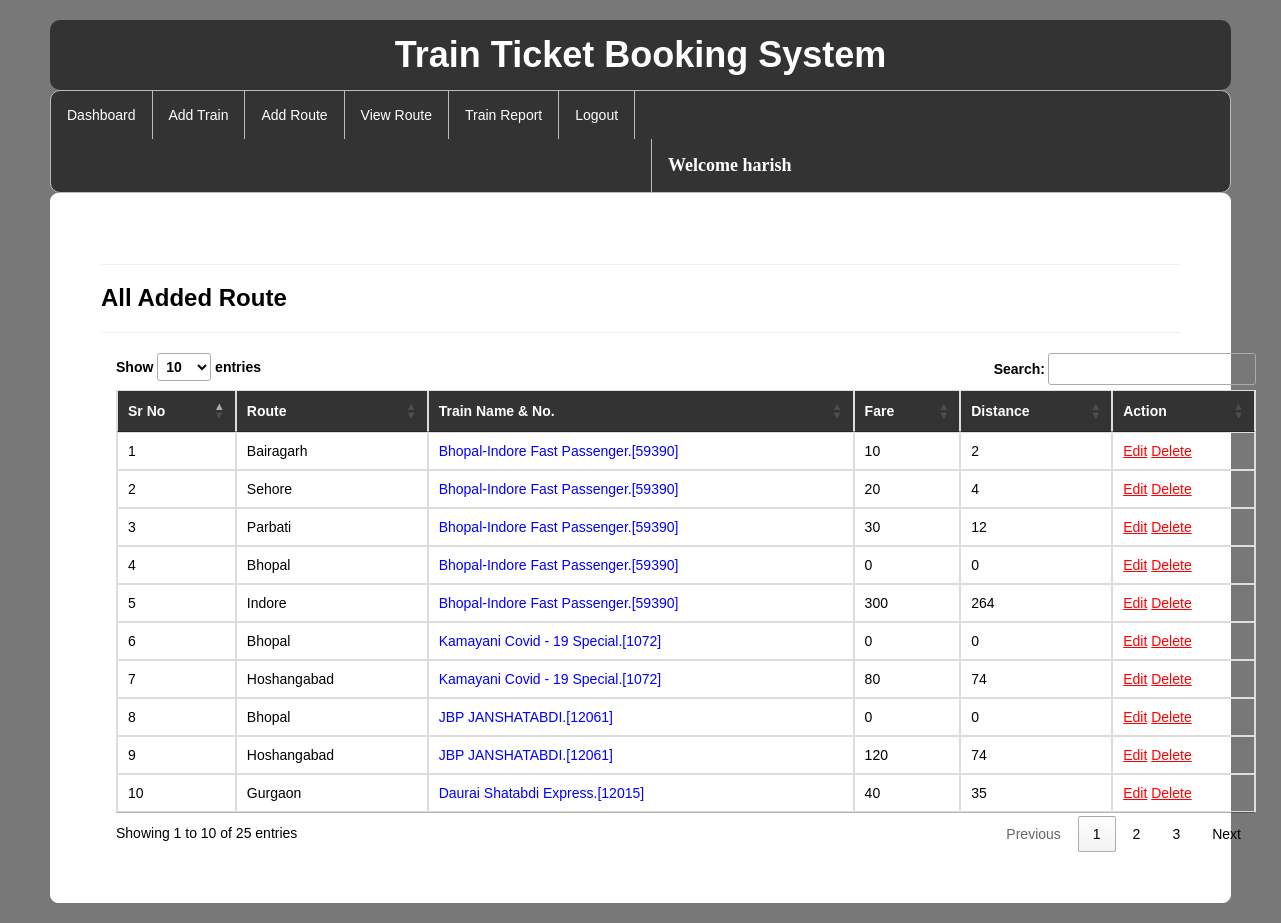
The app's page /availableroute/ (signed in) with its own data.
### railway/models.py (models this page shows, shortened)
class Add_route(models.Model):
    train = models.ForeignKey(Add_Train,on_delete=models.CASCADE,null=True)
    route = models.CharField(max_length=100,null=True)
    distance=models.IntegerField(null=True)
    fare=models.IntegerField(null=True)

class Add_Train(models.Model):
    trainname = models.CharField(max_length=30,null=True)
    train_no = models.IntegerField(null=True)
    from_city = models.CharField(max_length=30,null=True)
    to_city = models.CharField(max_length=30,null=True)
    departuretime=models.CharField(max_length=30,null=True)
    arrivaltime=models.CharField(max_length=30,null=True)
    trevaltime=models.CharField(max_length=100,null=True)
    distance=models.IntegerField(null=True)
    img=models.FileField(null=True)

### railway/views.py (the view)
# urls.py: path('availableroute/', displayroute, name="availableroute"),
def displayroute(request):
    if not request.user.is_authenticated:
        return redirect('login')
    data = Add_route.objects.all()
    data2 = Add_Train.objects.all()
    d = {'data':data,'data2':data2}
    return render(request,"availableroute.html",d)

### railway/templates/availableroute.html (shortened to what this page needs)
{% extends 'navigation3.html' %}
{% load static %}
{% block b %}
<div style="color:Black;border:1px solid white;border-radius:8px;background-color:white;padding:50px">
<hr><h3><strong>All Added Route</strong></h3><hr>
        <div class="container">
<table class="table table-bordered" id="myTable">
  <thead style="color:white;background-color:#333">
  <tr>
    <th>Sr No</th>
    <th>Route</th>
      <th>Train Name & No.</th>
    <th>Fare</th>
    <th>Distance</th>
    <th>Action</th>
  </tr>
  </thead>
   <tbody>
{% for i in data %}
  <tr>
    <td>{{forloop.counter}}</td>
    <td>{{i.route}}</td>
      <td style="color:blue">{{i.train.trainname}}.[{{i.train.train_no}}]</td>
    <td>{{i.fare}}</td>
    <td>{{i.distance}}</td>
    <td style="100px"><a href="{% url 'editroute' i.id %}" style="color:red"><u>Edit</u></a>
        <a href="{% url 'delete_route' i.id %}" style="color:red"><u>Delete</u></a></td>
  </tr>{% endfor %}
    </tbody>
</table>
 </div>
</div>
{% endblock %}

### railway/templates/navigation3.html (shortened to what this page needs)
{% extends 'head.html' %}
{% load static %}
{% block body %}
<link rel = stylesheet href = "//cdn.datatables.net/1.10.19/css/jquery.dataTables.min.css">
<ul class="id2">
  <li id="id1"><a href="{% url 'admindashboard' %}">Dashboard</a></li>
  <li id="id1"><a href="{% url 'add_train' %}">Add Train</a></li>
  <li id="id1"><a href="{% url 'add_route' %}">Add Route</a></li>
  <li id="id1"><a href="{% url 'availableroute' %}">View Route</a></li>
  <li id="id1"><a href="{% url 'view_train'%}">Train Report</a></li>
  <li id="id1"><a href="{% url 'log_out' %}">Logout</a></li>
      <li id="id2" style="margin-left:600px"><a href="" style="color:white"><strong style="font-size:18px;font-family:cursive">Welcome {{request.user.username}}</strong></a></li>
</ul>
{% block b %}
{% endblock %}
{% endblock %}

### railway/templates/head.html (style rules this page uses)
body { background-color: hsl(0, 0%, 47%); margin: 20px 50px; }

### railway/templates/navigation3.html (style rules this page uses)
.id2 { list-style-type: none; margin: 0; padding: 0; overflow: hidden; background-color: #333; border-radius:10px; border:1px solid #bbb; }
#id1 { float: left; border-right:1px solid #bbb; }
#id2 { float: left; border-left:1px solid #bbb; }
li:last-child { border-right: none; }
li a { display: block; color: white; text-align: center; padding: 14px 16px; text-decoration: none; }
body { font-family: Arial, Helvetica, sans-serif; }

### records on screen
Add_route: route "Bairagarh", train.trainname "Bhopal-Indore Fast Passenger", train.train_no "59390", fare "10", distance "2"
Add_route: route "Sehore", train.trainname "Bhopal-Indore Fast Passenger", train.train_no "59390", fare "20", distance "4"
Add_route: route "Parbati", train.trainname "Bhopal-Indore Fast Passenger", train.train_no "59390", fare "30", distance "12"
Add_route: route "Bhopal", train.trainname "Bhopal-Indore Fast Passenger", train.train_no "59390", fare "0", distance "0"
Add_route: route "Indore", train.trainname "Bhopal-Indore Fast Passenger", train.train_no "59390", fare "300", distance "264"
Add_route: route "Bhopal", train.trainname "Kamayani Covid - 19 Special", train.train_no "1072", fare "0", distance "0"
Add_route: route "Hoshangabad", train.trainname "Kamayani Covid - 19 Special", train.train_no "1072", fare "80", distance "74"
Add_route: route "Bhopal", train.trainname "JBP JANSHATABDI", train.train_no "12061", fare "0", distance "0"
Add_route: route "Hoshangabad", train.trainname "JBP JANSHATABDI", train.train_no "12061", fare "120", distance "74"
Add_route: route "Gurgaon", train.trainname "Daurai Shatabdi Express", train.train_no "12015", fare "40", distance "35"

### other values on screen
{{ request.user.username }} "harish"
